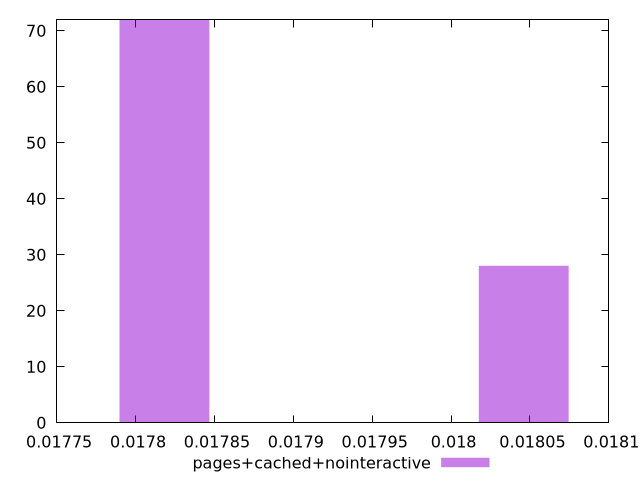

gnuplot code for this plot:
$_pagesCachedNointeractive <<EOF
0.018046041468736552 28
0.017818331166291924 72
EOF
set key outside below
set terminal pngcairo
set output "report_00006_2020-11-02T20-21-41.718Z/total-byte-weight/pages+cached+nointeractive//hist.png"
set yrange [0:72]
set boxwidth 0.00005692757561115631
set style fill transparent solid 0.5 noborder
plot $_pagesCachedNointeractive title "pages+cached+nointeractive" with boxes ,
